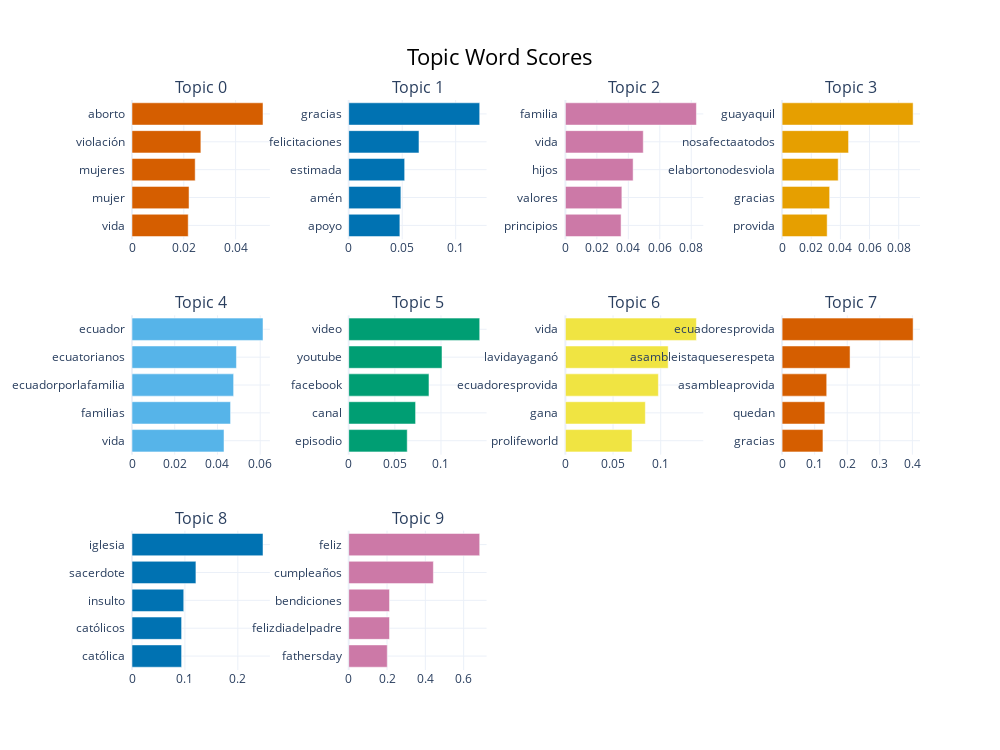

The notebook cell saved with this chart:
### Markdown cell above
### Términos por tópico

### Code cell
topic_model.visualize_barchart(top_n_topics=11)

### Figure 1 — Plotly figure (JSON) as saved in the notebook; plotly's stock layout.template omitted (floating-point values rounded to 4 significant figures)
{"data": [{"marker": {"color": "#D55E00"}, "orientation": "h", "type": "bar", "x": [0.0217, 0.02202, 0.02439, 0.02658, 0.05057], "xaxis": "x", "y": ["vida  ", "mujer  ", "mujeres  ", "violación  ", "aborto  "], "yaxis": "y"}, {"marker": {"color": "#0072B2"}, "orientation": "h", "type": "bar", "x": [0.04783, 0.04878, 0.05231, 0.0657, 0.1225], "xaxis": "x2", "y": ["apoyo  ", "amén  ", "estimada  ", "felicitaciones  ", "gracias  "], "yaxis": "y2"}, {"marker": {"color": "#CC79A7"}, "orientation": "h", "type": "bar", "x": [0.03539, 0.03589, 0.04304, 0.04949, 0.08327], "xaxis": "x3", "y": ["principios  ", "valores  ", "hijos  ", "vida  ", "familia  "], "yaxis": "y3"}, {"marker": {"color": "#E69F00"}, "orientation": "h", "type": "bar", "x": [0.03091, 0.03261, 0.03849, 0.04559, 0.08988], "xaxis": "x4", "y": ["provida  ", "gracias  ", "elabortonodesviola  ", "nosafectaatodos  ", "guayaquil  "], "yaxis": "y4"}, {"marker": {"color": "#56B4E9"}, "orientation": "h", "type": "bar", "x": [0.04306, 0.04613, 0.04756, 0.04888, 0.06131], "xaxis": "x5", "y": ["vida  ", "familias  ", "ecuadorporlafamilia  ", "ecuatorianos  ", "ecuador  "], "yaxis": "y5"}, {"marker": {"color": "#009E73"}, "orientation": "h", "type": "bar", "x": [0.06341, 0.07247, 0.08698, 0.1011, 0.1419], "xaxis": "x6", "y": ["episodio  ", "canal  ", "facebook  ", "youtube  ", "video  "], "yaxis": "y6"}, {"marker": {"color": "#F0E442"}, "orientation": "h", "type": "bar", "x": [0.06992, 0.08388, 0.09756, 0.1079, 0.1375], "xaxis": "x7", "y": ["prolifeworld  ", "gana  ", "ecuadoresprovida  ", "lavidayaganó  ", "vida  "], "yaxis": "y7"}, {"marker": {"color": "#D55E00"}, "orientation": "h", "type": "bar", "x": [0.1254, 0.1312, 0.137, 0.2087, 0.4022], "xaxis": "x8", "y": ["gracias  ", "quedan  ", "asambleaprovida  ", "asambleistaqueserespeta  ", "ecuadoresprovida  "], "yaxis": "y8"}, {"marker": {"color": "#0072B2"}, "orientation": "h", "type": "bar", "x": [0.09375, 0.09375, 0.0978, 0.1208, 0.2476], "xaxis": "x9", "y": ["católica  ", "católicos  ", "insulto  ", "sacerdote  ", "iglesia  "], "yaxis": "y9"}, {"marker": {"color": "#CC79A7"}, "orientation": "h", "type": "bar", "x": [0.2013, 0.213, 0.213, 0.4419, 0.6838], "xaxis": "x10", "y": ["fathersday  ", "felizdiadelpadre  ", "bendiciones  ", "cumpleaños  ", "feliz  "], "yaxis": "y10"}], "layout": {"annotations": [{"font": {"size": 16}, "showarrow": false, "text": "Topic 0", "x": 0.0875, "xanchor": "center", "xref": "paper", "y": 1, "yanchor": "bottom", "yref": "paper"}, {"font": {"size": 16}, "showarrow": false, "text": "Topic 1", "x": 0.3625, "xanchor": "center", "xref": "paper", "y": 1, "yanchor": "bottom", "yref": "paper"}, {"font": {"size": 16}, "showarrow": false, "text": "Topic 2", "x": 0.6375, "xanchor": "center", "xref": "paper", "y": 1, "yanchor": "bottom", "yref": "paper"}, {"font": {"size": 16}, "showarrow": false, "text": "Topic 3", "x": 0.9125, "xanchor": "center", "xref": "paper", "y": 1, "yanchor": "bottom", "yref": "paper"}, {"font": {"size": 16}, "showarrow": false, "text": "Topic 4", "x": 0.0875, "xanchor": "center", "xref": "paper", "y": 0.6222, "yanchor": "bottom", "yref": "paper"}, {"font": {"size": 16}, "showarrow": false, "text": "Topic 5", "x": 0.3625, "xanchor": "center", "xref": "paper", "y": 0.6222, "yanchor": "bottom", "yref": "paper"}, {"font": {"size": 16}, "showarrow": false, "text": "Topic 6", "x": 0.6375, "xanchor": "center", "xref": "paper", "y": 0.6222, "yanchor": "bottom", "yref": "paper"}, {"font": {"size": 16}, "showarrow": false, "text": "Topic 7", "x": 0.9125, "xanchor": "center", "xref": "paper", "y": 0.6222, "yanchor": "bottom", "yref": "paper"}, {"font": {"size": 16}, "showarrow": false, "text": "Topic 8", "x": 0.0875, "xanchor": "center", "xref": "paper", "y": 0.2444, "yanchor": "bottom", "yref": "paper"}, {"font": {"size": 16}, "showarrow": false, "text": "Topic 9", "x": 0.3625, "xanchor": "center", "xref": "paper", "y": 0.2444, "yanchor": "bottom", "yref": "paper"}], "height": 750, "hoverlabel": {"bgcolor": "white", "font": {"family": "Rockwell", "size": 16}}, "showlegend": false, "title": {"font": {"color": "Black", "size": 22}, "text": "Topic Word Scores", "x": 0.5, "xanchor": "center", "yanchor": "top"}, "width": 1000, "xaxis": {"anchor": "y", "domain": [0, 0.175], "showgrid": true}, "xaxis10": {"anchor": "y10", "domain": [0.275, 0.45], "showgrid": true}, "xaxis11": {"anchor": "y11", "domain": [0.55, 0.725], "showgrid": true}, "xaxis12": {"anchor": "y12", "domain": [0.825, 1], "showgrid": true}, "xaxis2": {"anchor": "y2", "domain": [0.275, 0.45], "showgrid": true}, "xaxis3": {"anchor": "y3", "domain": [0.55, 0.725], "showgrid": true}, "xaxis4": {"anchor": "y4", "domain": [0.825, 1], "showgrid": true}, "xaxis5": {"anchor": "y5", "domain": [0, 0.175], "showgrid": true}, "xaxis6": {"anchor": "y6", "domain": [0.275, 0.45], "showgrid": true}, "xaxis7": {"anchor": "y7", "domain": [0.55, 0.725], "showgrid": true}, "xaxis8": {"anchor": "y8", "domain": [0.825, 1], "showgrid": true}, "xaxis9": {"anchor": "y9", "domain": [0, 0.175], "showgrid": true}, "yaxis": {"anchor": "x", "domain": [0.7556, 1], "showgrid": true}, "yaxis10": {"anchor": "x10", "domain": [0, 0.2444], "showgrid": true}, "yaxis11": {"anchor": "x11", "domain": [0, 0.2444], "showgrid": true}, "yaxis12": {"anchor": "x12", "domain": [0, 0.2444], "showgrid": true}, "yaxis2": {"anchor": "x2", "domain": [0.7556, 1], "showgrid": true}, "yaxis3": {"anchor": "x3", "domain": [0.7556, 1], "showgrid": true}, "yaxis4": {"anchor": "x4", "domain": [0.7556, 1], "showgrid": true}, "yaxis5": {"anchor": "x5", "domain": [0.3778, 0.6222], "showgrid": true}, "yaxis6": {"anchor": "x6", "domain": [0.3778, 0.6222], "showgrid": true}, "yaxis7": {"anchor": "x7", "domain": [0.3778, 0.6222], "showgrid": true}, "yaxis8": {"anchor": "x8", "domain": [0.3778, 0.6222], "showgrid": true}, "yaxis9": {"anchor": "x9", "domain": [0, 0.2444], "showgrid": true}}}
